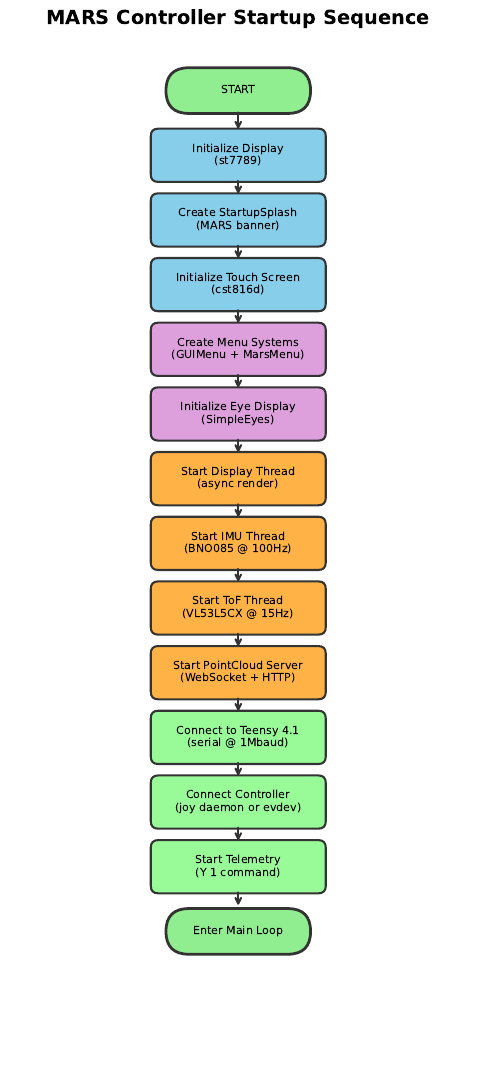

Here is the Python script that generated this plot:
#!/usr/bin/env python3
"""
Generate PDF flowcharts for MARS controller.py architecture.

Produces three flowcharts:
  1. Startup Sequence
  2. Main Loop Phases
  3. Shutdown Sequence

Usage:
    python3 controller_flowcharts.py

Output:
    controller_flowcharts.pdf (multi-page PDF)
"""

import matplotlib.pyplot as plt
import matplotlib.patches as mpatches
from matplotlib.backends.backend_pdf import PdfPages
import numpy as np


def draw_flowchart_box(ax, x, y, text, width=2.2, height=0.6, color='#e0e0e0', 
                       text_color='black', font_size=8, shape='box', edgecolor='#333'):
    """Draw a flowchart box at the specified position."""
    if shape == 'box':
        box = mpatches.FancyBboxPatch((x - width/2, y - height/2), width, height,
                                       boxstyle="round,pad=0.05,rounding_size=0.1",
                                       facecolor=color, edgecolor=edgecolor, linewidth=1.5)
    elif shape == 'diamond':
        # Diamond (decision)
        verts = [(x, y + height/2), (x + width/3, y), (x, y - height/2), (x - width/3, y)]
        box = mpatches.Polygon(verts, closed=True, facecolor=color, edgecolor=edgecolor, linewidth=1.5)
    elif shape == 'parallelogram':
        # Parallelogram (I/O)
        skew = 0.15
        verts = [(x - width/2 + skew, y + height/2), (x + width/2 + skew, y + height/2),
                 (x + width/2 - skew, y - height/2), (x - width/2 - skew, y - height/2)]
        box = mpatches.Polygon(verts, closed=True, facecolor=color, edgecolor=edgecolor, linewidth=1.5)
    elif shape == 'terminal':
        # Rounded terminal (start/end)
        box = mpatches.FancyBboxPatch((x - width/2, y - height/2), width, height,
                                       boxstyle="round,pad=0.05,rounding_size=0.3",
                                       facecolor=color, edgecolor=edgecolor, linewidth=2)
    else:
        box = mpatches.FancyBboxPatch((x - width/2, y - height/2), width, height,
                                       boxstyle="round,pad=0.05,rounding_size=0.1",
                                       facecolor=color, edgecolor=edgecolor, linewidth=1.5)
    ax.add_patch(box)
    ax.text(x, y, text, ha='center', va='center', fontsize=font_size, 
            color=text_color, fontweight='normal', wrap=True)


def draw_arrow(ax, x1, y1, x2, y2, color='#333'):
    """Draw an arrow between two points."""
    ax.annotate('', xy=(x2, y2), xytext=(x1, y1),
                arrowprops=dict(arrowstyle='->', color=color, lw=1.5))


def draw_startup_flowchart(ax):
    """Draw the startup sequence flowchart."""
    ax.set_xlim(-3, 3)
    ax.set_ylim(-12, 1.5)
    ax.set_aspect('equal')
    ax.axis('off')
    ax.set_title('MARS Controller Startup Sequence', fontsize=14, fontweight='bold', pad=20)
    
    y = 1
    spacing = 0.85
    
    # Start
    draw_flowchart_box(ax, 0, y, 'START', shape='terminal', color='#90EE90', width=1.8, height=0.5)
    y -= spacing
    
    # Display init
    draw_arrow(ax, 0, 1 - 0.25, 0, y + 0.3)
    draw_flowchart_box(ax, 0, y, 'Initialize Display\n(st7789)', color='#87CEEB')
    y -= spacing
    
    # Startup splash
    draw_arrow(ax, 0, y + spacing - 0.3, 0, y + 0.3)
    draw_flowchart_box(ax, 0, y, 'Create StartupSplash\n(MARS banner)', color='#87CEEB')
    y -= spacing
    
    # Touch screen
    draw_arrow(ax, 0, y + spacing - 0.3, 0, y + 0.3)
    draw_flowchart_box(ax, 0, y, 'Initialize Touch Screen\n(cst816d)', color='#87CEEB')
    y -= spacing
    
    # Menu systems
    draw_arrow(ax, 0, y + spacing - 0.3, 0, y + 0.3)
    draw_flowchart_box(ax, 0, y, 'Create Menu Systems\n(GUIMenu + MarsMenu)', color='#DDA0DD')
    y -= spacing
    
    # Eye display
    draw_arrow(ax, 0, y + spacing - 0.3, 0, y + 0.3)
    draw_flowchart_box(ax, 0, y, 'Initialize Eye Display\n(SimpleEyes)', color='#DDA0DD')
    y -= spacing
    
    # Display thread
    draw_arrow(ax, 0, y + spacing - 0.3, 0, y + 0.3)
    draw_flowchart_box(ax, 0, y, 'Start Display Thread\n(async render)', color='#FFB347')
    y -= spacing
    
    # IMU thread
    draw_arrow(ax, 0, y + spacing - 0.3, 0, y + 0.3)
    draw_flowchart_box(ax, 0, y, 'Start IMU Thread\n(BNO085 @ 100Hz)', color='#FFB347')
    y -= spacing
    
    # ToF thread
    draw_arrow(ax, 0, y + spacing - 0.3, 0, y + 0.3)
    draw_flowchart_box(ax, 0, y, 'Start ToF Thread\n(VL53L5CX @ 15Hz)', color='#FFB347')
    y -= spacing
    
    # PointCloud server
    draw_arrow(ax, 0, y + spacing - 0.3, 0, y + 0.3)
    draw_flowchart_box(ax, 0, y, 'Start PointCloud Server\n(WebSocket + HTTP)', color='#FFB347')
    y -= spacing
    
    # Teensy connection
    draw_arrow(ax, 0, y + spacing - 0.3, 0, y + 0.3)
    draw_flowchart_box(ax, 0, y, 'Connect to Teensy 4.1\n(serial @ 1Mbaud)', color='#98FB98')
    y -= spacing
    
    # Controller connection
    draw_arrow(ax, 0, y + spacing - 0.3, 0, y + 0.3)
    draw_flowchart_box(ax, 0, y, 'Connect Controller\n(joy daemon or evdev)', color='#98FB98')
    y -= spacing
    
    # Start telemetry
    draw_arrow(ax, 0, y + spacing - 0.3, 0, y + 0.3)
    draw_flowchart_box(ax, 0, y, 'Start Telemetry\n(Y 1 command)', color='#98FB98')
    y -= spacing
    
    # End startup
    draw_arrow(ax, 0, y + spacing - 0.3, 0, y + 0.3)
    draw_flowchart_box(ax, 0, y, 'Enter Main Loop', shape='terminal', color='#90EE90', width=1.8, height=0.5)


def draw_main_loop_flowchart(ax):
    """Draw the main loop three-layer architecture flowchart."""
    ax.set_xlim(-5, 5)
    ax.set_ylim(-14.5, 2)
    ax.set_aspect('equal')
    ax.axis('off')
    ax.set_title('MARS Controller — Three-Layer Architecture (166 Hz base)', 
                 fontsize=14, fontweight='bold', pad=20)
    
    # Colors by layer
    c_layer1 = '#98FB98'    # Layer 1 - Controller (green - reflexive/fast)
    c_layer2 = '#FFD700'    # Layer 2 - Sequencer (gold - behaviors)
    c_layer3 = '#DDA0DD'    # Layer 3 - Deliberator (purple - planning)
    c_sync = '#B0E0E6'      # Sync operations
    c_control = '#FFB347'   # Control flow
    
    y = 1.5
    spacing = 0.72
    
    # Start of loop
    draw_flowchart_box(ax, 0, y, 'while _run:', shape='terminal', color='#90EE90', width=1.8, height=0.5)
    y -= spacing
    
    # Sync globals
    draw_arrow(ax, 0, y + spacing - 0.25, 0, y + 0.3)
    draw_flowchart_box(ax, 0, y, 'sync_globals_to_ctrl()', color=c_sync, width=2.4)
    y -= spacing
    
    # Increment tick counters
    draw_arrow(ax, 0, y + spacing - 0.3, 0, y + 0.3)
    draw_flowchart_box(ax, 0, y, 'Increment tick counters\n(_layer2TickCount++)', color=c_control, width=2.4)
    y -= spacing * 0.7
    
    # === LAYER 1 BOX (always runs) ===
    layer1_top = y - 0.1
    draw_arrow(ax, 0, y + spacing * 0.4, 0, y + 0.1)
    
    # Layer 1 header
    y -= spacing * 0.5
    ax.text(-3.8, y + 0.15, 'LAYER 1', fontsize=9, fontweight='bold', color='#2E7D32')
    ax.text(-3.8, y - 0.15, 'Controller', fontsize=7, color='#2E7D32')
    ax.text(-3.8, y - 0.4, '166 Hz', fontsize=7, fontstyle='italic', color='#666')
    
    # Layer 1 contents (stacked vertically, compact)
    draw_flowchart_box(ax, 0, y, 'phase_timing_update()', color=c_layer1, width=2.4, height=0.45)
    y -= spacing * 0.65
    draw_flowchart_box(ax, 0, y, 'phase_teensy_connection()', color=c_layer1, width=2.4, height=0.45)
    y -= spacing * 0.65
    draw_flowchart_box(ax, 0, y, 'ctrl.housekeeping()', color=c_layer1, width=2.4, height=0.45)
    y -= spacing * 0.65
    draw_flowchart_box(ax, 0, y, 'phase_gait_tick()', color=c_layer1, width=2.4, height=0.45)
    y -= spacing * 0.65
    draw_flowchart_box(ax, 0, y, 'phase_auto_disable()', color=c_layer1, width=2.4, height=0.45)
    y -= spacing * 0.65
    draw_flowchart_box(ax, 0, y, 'phase_pointcloud()', color=c_layer1, width=2.4, height=0.45)
    layer1_bottom = y - 0.3
    
    # Draw Layer 1 bracket
    ax.plot([-3.2, -3.2], [layer1_top, layer1_bottom], color='#2E7D32', lw=2)
    ax.plot([-3.2, -3.0], [layer1_top, layer1_top], color='#2E7D32', lw=2)
    ax.plot([-3.2, -3.0], [layer1_bottom, layer1_bottom], color='#2E7D32', lw=2)
    
    y -= spacing
    
    # === LAYER 2 DECISION ===
    draw_arrow(ax, 0, y + spacing - 0.25, 0, y + 0.35)
    draw_flowchart_box(ax, 0, y, 'tick >= divisor?', shape='diamond', color=c_control, width=2.0, height=0.6)
    
    # "No" path (skip to sleep)
    ax.annotate('', xy=(2.8, y), xytext=(0.7, y),
                arrowprops=dict(arrowstyle='->', color='#333', lw=1.5))
    ax.text(1.7, y + 0.15, 'No', fontsize=7, color='#666')
    
    # "Yes" path (run Layer 2)
    y -= spacing
    draw_arrow(ax, 0, y + spacing - 0.3, 0, y + 0.3)
    ax.text(0.15, y + spacing - 0.15, 'Yes', fontsize=7, color='#666')
    
    # === LAYER 2 BOX ===
    layer2_top = y + 0.25
    
    # Layer 2 header
    ax.text(-3.8, y + 0.15, 'LAYER 2', fontsize=9, fontweight='bold', color='#B8860B')
    ax.text(-3.8, y - 0.15, 'Sequencer', fontsize=7, color='#B8860B')
    ax.text(-3.8, y - 0.4, '~33 Hz', fontsize=7, fontstyle='italic', color='#666')
    
    draw_flowchart_box(ax, 0, y, 'phase_gamepad_connection()', color=c_layer2, width=2.4, height=0.45)
    y -= spacing * 0.65
    draw_flowchart_box(ax, 0, y, 'poll_gamepad() / poll_joy_client()', color=c_layer2, width=2.6, height=0.45)
    y -= spacing * 0.65
    draw_flowchart_box(ax, 0, y, 'phase_touch_input()', color=c_layer2, width=2.4, height=0.45)
    y -= spacing * 0.65
    draw_flowchart_box(ax, 0, y, 'phase_keyboard_input()', color=c_layer2, width=2.4, height=0.45)
    y -= spacing * 0.65
    draw_flowchart_box(ax, 0, y, 'phase_autonomy()', color=c_layer2, width=2.4, height=0.45)
    y -= spacing * 0.65
    draw_flowchart_box(ax, 0, y, 'phase_display_update()', color=c_layer2, width=2.4, height=0.45)
    layer2_bottom = y - 0.3
    
    # Draw Layer 2 bracket
    ax.plot([-3.2, -3.2], [layer2_top, layer2_bottom], color='#B8860B', lw=2)
    ax.plot([-3.2, -3.0], [layer2_top, layer2_top], color='#B8860B', lw=2)
    ax.plot([-3.2, -3.0], [layer2_bottom, layer2_bottom], color='#B8860B', lw=2)
    
    y -= spacing * 0.8
    
    # Layer 2 "No" path joins here
    skip_y = y + 0.2
    ax.plot([2.8, 2.8], [layer2_top + spacing - 0.35, skip_y], color='#333', lw=1.5)
    ax.annotate('', xy=(0.8, skip_y), xytext=(2.8, skip_y),
                arrowprops=dict(arrowstyle='->', color='#333', lw=1.5))
    
    # === LAYER 3 (placeholder) ===
    y -= spacing * 0.4
    draw_flowchart_box(ax, 0, y, 'Layer 3: Deliberator (~1 Hz)\n[Future: SLAM, Planning]', 
                       color=c_layer3, width=2.8, height=0.55, font_size=7)
    ax.text(-3.8, y, 'LAYER 3', fontsize=8, fontweight='bold', color='#8B008B')
    ax.text(-3.8, y - 0.25, '~1 Hz', fontsize=7, fontstyle='italic', color='#666')
    
    y -= spacing
    
    # Sleep and sync
    draw_arrow(ax, 0, y + spacing - 0.25, 0, y + 0.3)
    draw_flowchart_box(ax, 0, y, 'phase_loop_sleep()', color=c_sync, width=2.4)
    y -= spacing
    
    draw_arrow(ax, 0, y + spacing - 0.3, 0, y + 0.3)
    draw_flowchart_box(ax, 0, y, 'sync_ctrl_to_globals()', color=c_sync, width=2.4)
    
    # Loop back arrow
    loop_x = -4.2
    ax.annotate('', xy=(loop_x, 1.5), xytext=(loop_x, y),
                arrowprops=dict(arrowstyle='->', color='#333', lw=1.5))
    ax.plot([loop_x, 0], [y, y], color='#333', lw=1.5)
    ax.plot([loop_x, 0], [1.5, 1.5], color='#333', lw=1.5)
    
    # Legend
    legend_y = -13.8
    ax.text(-4.5, legend_y, 'Layers:', fontsize=8, fontweight='bold')
    draw_flowchart_box(ax, -2.8, legend_y - 0.5, 'L1: Controller\n166 Hz', color=c_layer1, width=1.4, height=0.5, font_size=6)
    draw_flowchart_box(ax, -1.0, legend_y - 0.5, 'L2: Sequencer\n~33 Hz', color=c_layer2, width=1.4, height=0.5, font_size=6)
    draw_flowchart_box(ax, 0.8, legend_y - 0.5, 'L3: Deliberator\n~1 Hz', color=c_layer3, width=1.4, height=0.5, font_size=6)
    draw_flowchart_box(ax, 2.6, legend_y - 0.5, 'Sync/Sleep', color=c_sync, width=1.2, height=0.5, font_size=6)


def draw_shutdown_flowchart(ax):
    """Draw the shutdown sequence flowchart."""
    ax.set_xlim(-3, 3)
    ax.set_ylim(-10, 1.5)
    ax.set_aspect('equal')
    ax.axis('off')
    ax.set_title('MARS Controller Shutdown Sequence', fontsize=14, fontweight='bold', pad=20)
    
    y = 1
    spacing = 0.9
    
    # Start
    draw_flowchart_box(ax, 0, y, 'Exit Main Loop\n(_run = False)', shape='terminal', color='#FFB6C1', width=2, height=0.6)
    y -= spacing
    
    # Stop display thread
    draw_arrow(ax, 0, y + spacing - 0.3, 0, y + 0.3)
    draw_flowchart_box(ax, 0, y, 'Stop Display Thread\n(.stop())', color='#FFD700', width=2.4)
    y -= spacing
    
    # Stop IMU thread
    draw_arrow(ax, 0, y + spacing - 0.3, 0, y + 0.3)
    draw_flowchart_box(ax, 0, y, 'Stop IMU Thread\n(.stop())', color='#FFD700', width=2.4)
    y -= spacing
    
    # Stop ToF thread
    draw_arrow(ax, 0, y + spacing - 0.3, 0, y + 0.3)
    draw_flowchart_box(ax, 0, y, 'Stop ToF Thread\n(.stop())', color='#FFD700', width=2.4)
    y -= spacing
    
    # Stop PointCloud server
    draw_arrow(ax, 0, y + spacing - 0.3, 0, y + 0.3)
    draw_flowchart_box(ax, 0, y, 'Stop PointCloud Server\n(.stop())', color='#FFD700', width=2.4)
    y -= spacing
    
    # Cleanup keyboard
    draw_arrow(ax, 0, y + spacing - 0.3, 0, y + 0.3)
    draw_flowchart_box(ax, 0, y, 'Cleanup Keyboard\n(restore terminal)', color='#87CEEB', width=2.4)
    y -= spacing
    
    # Disable servos
    draw_arrow(ax, 0, y + spacing - 0.3, 0, y + 0.3)
    draw_flowchart_box(ax, 0, y, 'Disable Servos\n(LEG ALL DISABLE)', color='#FF6B6B', width=2.4)
    y -= spacing
    
    # Disable robot
    draw_arrow(ax, 0, y + spacing - 0.3, 0, y + 0.3)
    draw_flowchart_box(ax, 0, y, 'Disable Robot\n(DISABLE)', color='#FF6B6B', width=2.4)
    y -= spacing
    
    # Stop telemetry
    draw_arrow(ax, 0, y + spacing - 0.3, 0, y + 0.3)
    draw_flowchart_box(ax, 0, y, 'Stop Telemetry\n(Y 0)', color='#98FB98', width=2.4)
    y -= spacing
    
    # Clear display
    draw_arrow(ax, 0, y + spacing - 0.3, 0, y + 0.3)
    draw_flowchart_box(ax, 0, y, 'Clear Display\n(bl_DutyCycle(0))', color='#87CEEB', width=2.4)
    y -= spacing
    
    # End
    draw_arrow(ax, 0, y + spacing - 0.3, 0, y + 0.3)
    draw_flowchart_box(ax, 0, y, 'END', shape='terminal', color='#90EE90', width=1.5, height=0.5)


def main():
    """Generate the PDF with all three flowcharts."""
    output_path = 'controller_flowcharts.pdf'
    
    with PdfPages(output_path) as pdf:
        # Page 1: Startup Sequence
        fig1, ax1 = plt.subplots(figsize=(8.5, 11))
        draw_startup_flowchart(ax1)
        plt.tight_layout()
        pdf.savefig(fig1, bbox_inches='tight')
        plt.close(fig1)
        
        # Page 2: Main Loop
        fig2, ax2 = plt.subplots(figsize=(8.5, 11))
        draw_main_loop_flowchart(ax2)
        plt.tight_layout()
        pdf.savefig(fig2, bbox_inches='tight')
        plt.close(fig2)
        
        # Page 3: Shutdown Sequence
        fig3, ax3 = plt.subplots(figsize=(8.5, 11))
        draw_shutdown_flowchart(ax3)
        plt.tight_layout()
        pdf.savefig(fig3, bbox_inches='tight')
        plt.close(fig3)
    
    print(f"Generated: {output_path}")
    print("  - Page 1: Startup Sequence")
    print("  - Page 2: Main Loop Phases (166 Hz)")
    print("  - Page 3: Shutdown Sequence")


if __name__ == '__main__':
    main()
